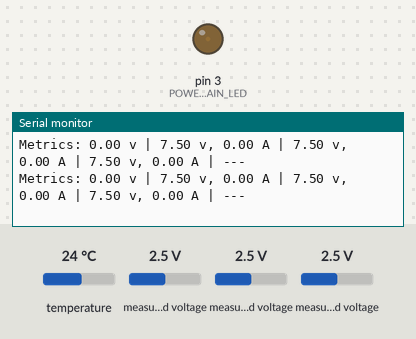
The sketch below on a simulated Teensy 4. Shown: output pins drawn as LEDs (lit = HIGH), the last lines printed to the serial monitor. The test bench sets the inputs (shaded band); at power-on: measured voltage 2.5 V, temperature 24 °C.

Above: at 1.2 s.
1.3 s: measured voltage (sensor 202) set to 0.1 V
At 6.5 s:
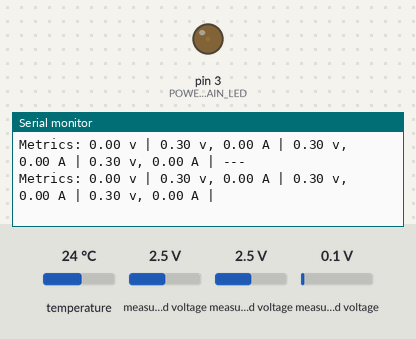
13.3 s: measured voltage (sensor 200) set to 0.1 V
At 18.1 s:
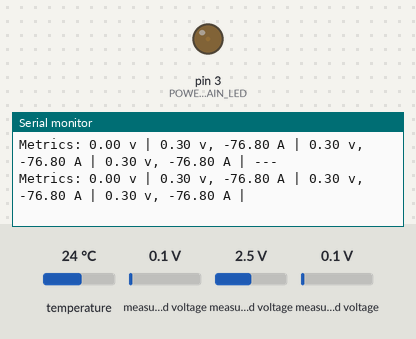

The sketch:

StageLED-Metrics.ino
```cpp
#include <OneWire.h>
#include <DallasTemperature.h>
#include <ZMPT101B.h>
#include "ADS1X15.h"

// Hardware Serial pretty name
#define Upstream Serial1

// Temperatures sensors
#define ONE_WIRE_BUS 14

OneWire oneWire(ONE_WIRE_BUS);
DallasTemperature temperature(&oneWire);

unsigned long sensors_cooldown = 0;

// internal core temperature prototype
extern float tempmonGetTemp(void);

// PSU Modules Instances
typedef struct psu_t {
  ADS1115 *raw;

  unsigned long updated;
  float volts;
  float amps;

} psu_t;

ADS1115 rPSU1(0x48);
psu_t PSU1 = {.raw = &rPSU1};

ADS1115 rPSU2(0x49);
psu_t PSU2 = {.raw = &rPSU2};

ADS1115 rPSU3(0x4A);
psu_t PSU3 = {.raw = &rPSU3};

psu_t *psus[] = {&PSU1, &PSU2, &PSU3};

// AC Voltage module
#define AC_VOLTAGE_SENSITIVITY  1423.0f
ZMPT101B acvoltage(A9, 50.0);

// Status LED pins
#define POWER_MAIN_LED  3 // Digital PWM

float vdc15_r1 = 6800.0;  // 15 VDC max.
float vdc15_r2 = 3300.0;

void setup() {
  Serial.begin(250000); // Not needed but boot is truncated
  Upstream.begin(250000);

  Serial.println("");
  Serial.println("[+] initializing stage led metrics monitor");
  Upstream.println("+INIT StageLED Monitoring");

  Serial.println("[+] initializing realtime status led");
  pinMode(POWER_MAIN_LED, OUTPUT);
  analogWrite(POWER_MAIN_LED, 2);

  Serial.println("[+] initializing temperature sensors");
  temperature.begin();

  int sensors = temperature.getDeviceCount();
  Serial.print("[+] temperature: ");
  Serial.print(sensors, DEC);
  Serial.println(" devices found");

  Upstream.print("+DISCOVER Temperature ");
  Upstream.println(sensors);

  Serial.println("[+] initializing current and voltage sensors");
  Wire.begin();

  for(size_t i = 0; i < sizeof(psus) / sizeof(*psus); i++) {
    psu_t *psu = psus[i];

    Serial.print("[+] initializing module: psu ");
    Serial.println(i + 1);

    if(!psu->raw->begin()) {
      Serial.println("[-] psu module could not initialize");
      continue;
    }

    if(!psu->raw->isConnected()) {
      Serial.println("[-] psu module not connected");
      continue;
    }

    psu->raw->setDataRate(1);

    psu->updated = 0;
    psu->volts = 0.0;
    psu->amps = 0.0;

    Serial.println("[+] module initialized");
    Upstream.print("+DISCOVER PSU-");
    Upstream.println(i + 1);
  }

  acvoltage.setSensitivity(AC_VOLTAGE_SENSITIVITY);

  Serial.println("[+] metrics system initialized, measuring");
}

void loop() {
  int state = 0;

  digitalWrite(13, HIGH);
  analogWrite(POWER_MAIN_LED, 2);

  Serial.print("Metrics: ");

  // float main_voltage = acvoltage.getRmsVoltage();
  float main_voltage = 0.00;

  Serial.print(main_voltage);
  Serial.print(" v | ");

  Upstream.print("+DATA MAIN INV 0 ");
  Upstream.println((int) (main_voltage * 100));

  for(size_t i = 0; i < sizeof(psus) / sizeof(*psus); i++) {
    psu_t *psu = psus[i];

    int16_t diff = psu->raw->readADC_Differential_0_1();

    int16_t v1 = psu->raw->readADC(2);
    float vv1 = (psu->raw->toVoltage(v1) / 5.0) * 15.0;

    float hallVoltage = psu->raw->toVoltage(diff);
    float hallAmps = hallVoltage * (20.0 / 0.625); // 20 ampere

    /*
    Serial.print("Current: ");
    Serial.print(hallAmps);
    Serial.print(" amp, ");
    // Serial.println(hallVoltage);
    Serial.print(hallAmps * vv1);
    Serial.println(" watt");
    */

    psu->updated = micros();
    psu->volts = vv1;
    psu->amps = hallAmps;
  }


  for(size_t i = 0; i < sizeof(psus) / sizeof(*psus); i++) {
    psu_t *psu = psus[i];

    Serial.print(psu->volts, 2);
    Serial.print(" v, ");
    Serial.print(psu->amps, 2);
    Serial.print(" A | ");

    Upstream.print("+DATA PSUV ");
    Upstream.print(i);
    Upstream.print(" ");
    Upstream.println((int) (psu->volts * 100));

    Upstream.print("+DATA PSUA ");
    Upstream.print(i);
    Upstream.print(" ");
    Upstream.println((int) (psu->amps * 100));
  }

  //
  // temperature sensors rate limitted
  //

  if(sensors_cooldown > millis()) {
    Serial.println("---");
    delay(100);
    return;
  }

  temperature.requestTemperatures();

  for(size_t i = 0; i < temperature.getDeviceCount(); i++) {
    float temp = temperature.getTempCByIndex(i);
    Upstream.print("+DATA TEMP EXT ");
    Upstream.print(i);
    Upstream.print(" ");
    Upstream.println((int) (temp * 100));

    Serial.print(temp, 2);
    Serial.print("°C | ");
  }

  float core = tempmonGetTemp();
  Serial.print(core, 2);
  Serial.print("°C | ");

  Upstream.print("+DATA TEMP CORE 0 ");
  Upstream.println((int) (core * 100));

  // Cooldown for 5 seconds
  sensors_cooldown = millis() + 5000;
  Serial.println("");
}
```

Measured:
- after the input at 1.3 s, the serial monitor: prints a new line after 0.09 s (image 1)
- after the input at 13.3 s, the serial monitor: prints a new line at once (image 2)
